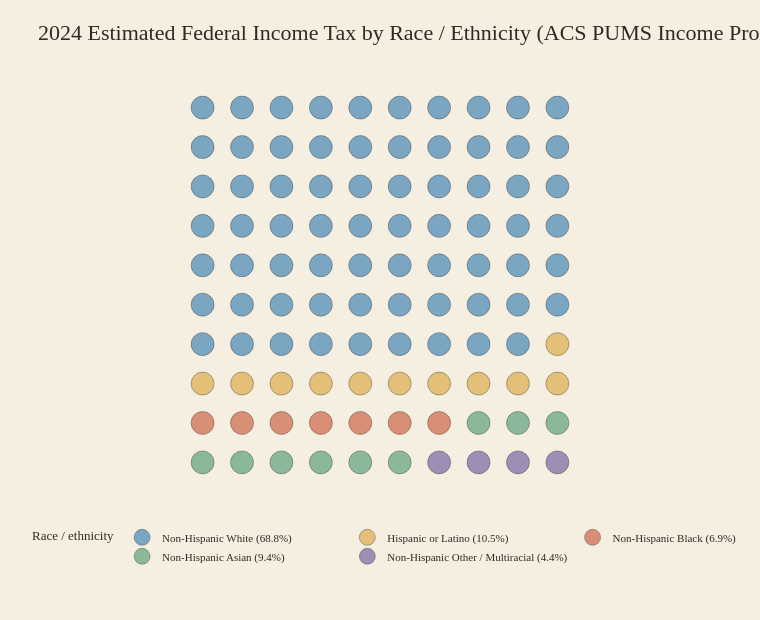

The notebook cell saved with this chart:
### Code cell
# Rectangular point proportion visualization: estimated tax contribution makeup
fig_pums_tax = plot_rectangular_proportion(
    df_pums_summary,
    metric='Estimated federal income tax',
    title='2024 Estimated Federal Income Tax by Race / Ethnicity (ACS PUMS Income Proxy)',
    value_label='Estimated federal tax',
    output_path='output/tax_race_ethnicity_proportion_2024.html',
    value_tickprefix='$',
)
fig_pums_tax.show()

### Figure 1 — Plotly figure (JSON) as saved in the notebook; plotly's stock layout.template omitted (floating-point values rounded to 4 significant figures; data arrays with more than 128 entries replaced by an {"elided": "..."} marker saying what was removed)
{"data": [{"customdata": {"elided": "69x2 float values"}, "hovertemplate": "<b>%{fullData.name}</b><br>Share: %{customdata[0]:.2%}<br>Estimated federal tax: $%{customdata[1]:,.0f}<extra></extra>", "marker": {"color": "#7aa6c2", "line": {"color": "rgba(47,42,37,0.35)", "width": 1}, "size": 23}, "mode": "markers", "name": "Non-Hispanic White (68.8%)", "type": "scatter", "x": [0, 1, 2, 3, 4, 5, 6, 7, 8, 9, 0, 1, 2, 3, 4, 5, 6, 7, 8, 9, 0, 1, 2, 3, 4, 5, 6, 7, 8, 9, 0, 1, 2, 3, 4, 5, 6, 7, 8, 9, 0, 1, 2, 3, 4, 5, 6, 7, 8, 9, 0, 1, 2, 3, 4, 5, 6, 7, 8, 9, 0, 1, 2, 3, 4, 5, 6, 7, 8], "y": [9, 9, 9, 9, 9, 9, 9, 9, 9, 9, 8, 8, 8, 8, 8, 8, 8, 8, 8, 8, 7, 7, 7, 7, 7, 7, 7, 7, 7, 7, 6, 6, 6, 6, 6, 6, 6, 6, 6, 6, 5, 5, 5, 5, 5, 5, 5, 5, 5, 5, 4, 4, 4, 4, 4, 4, 4, 4, 4, 4, 3, 3, 3, 3, 3, 3, 3, 3, 3]}, {"customdata": [[0.1055, 234800000000.0], [0.1055, 234800000000.0], [0.1055, 234800000000.0], [0.1055, 234800000000.0], [0.1055, 234800000000.0], [0.1055, 234800000000.0], [0.1055, 234800000000.0], [0.1055, 234800000000.0], [0.1055, 234800000000.0], [0.1055, 234800000000.0], [0.1055, 234800000000.0]], "hovertemplate": "<b>%{fullData.name}</b><br>Share: %{customdata[0]:.2%}<br>Estimated federal tax: $%{customdata[1]:,.0f}<extra></extra>", "marker": {"color": "#e3bf78", "line": {"color": "rgba(47,42,37,0.35)", "width": 1}, "size": 23}, "mode": "markers", "name": "Hispanic or Latino (10.5%)", "type": "scatter", "x": [9, 0, 1, 2, 3, 4, 5, 6, 7, 8, 9], "y": [3, 2, 2, 2, 2, 2, 2, 2, 2, 2, 2]}, {"customdata": [[0.0686, 152800000000.0], [0.0686, 152800000000.0], [0.0686, 152800000000.0], [0.0686, 152800000000.0], [0.0686, 152800000000.0], [0.0686, 152800000000.0], [0.0686, 152800000000.0]], "hovertemplate": "<b>%{fullData.name}</b><br>Share: %{customdata[0]:.2%}<br>Estimated federal tax: $%{customdata[1]:,.0f}<extra></extra>", "marker": {"color": "#d98f75", "line": {"color": "rgba(47,42,37,0.35)", "width": 1}, "size": 23}, "mode": "markers", "name": "Non-Hispanic Black (6.9%)", "type": "scatter", "x": [0, 1, 2, 3, 4, 5, 6], "y": [1, 1, 1, 1, 1, 1, 1]}, {"customdata": [[0.09429, 210000000000.0], [0.09429, 210000000000.0], [0.09429, 210000000000.0], [0.09429, 210000000000.0], [0.09429, 210000000000.0], [0.09429, 210000000000.0], [0.09429, 210000000000.0], [0.09429, 210000000000.0], [0.09429, 210000000000.0]], "hovertemplate": "<b>%{fullData.name}</b><br>Share: %{customdata[0]:.2%}<br>Estimated federal tax: $%{customdata[1]:,.0f}<extra></extra>", "marker": {"color": "#8bb89a", "line": {"color": "rgba(47,42,37,0.35)", "width": 1}, "size": 23}, "mode": "markers", "name": "Non-Hispanic Asian (9.4%)", "type": "scatter", "x": [7, 8, 9, 0, 1, 2, 3, 4, 5], "y": [1, 1, 1, 0, 0, 0, 0, 0, 0]}, {"customdata": [[0.04357, 97020000000.0], [0.04357, 97020000000.0], [0.04357, 97020000000.0], [0.04357, 97020000000.0]], "hovertemplate": "<b>%{fullData.name}</b><br>Share: %{customdata[0]:.2%}<br>Estimated federal tax: $%{customdata[1]:,.0f}<extra></extra>", "marker": {"color": "#9c8fb5", "line": {"color": "rgba(47,42,37,0.35)", "width": 1}, "size": 23}, "mode": "markers", "name": "Non-Hispanic Other / Multiracial (4.4%)", "type": "scatter", "x": [6, 7, 8, 9], "y": [0, 0, 0, 0]}], "layout": {"font": {"color": "#2f2a25", "family": "Georgia"}, "height": 620, "legend": {"font": {"size": 11}, "orientation": "h", "title": {"text": "Race / ethnicity"}, "x": 0, "y": -0.08}, "margin": {"b": 130, "l": 30, "r": 30, "t": 80}, "paper_bgcolor": "#f5efe2", "plot_bgcolor": "#f5efe2", "title": {"font": {"size": 22}, "text": "2024 Estimated Federal Income Tax by Race / Ethnicity (ACS PUMS Income Proxy)"}, "width": 760, "xaxis": {"fixedrange": true, "range": [-0.7, 9.7], "visible": false}, "yaxis": {"fixedrange": true, "range": [-0.7, 9.7], "scaleanchor": "x", "scaleratio": 1, "visible": false}}}
